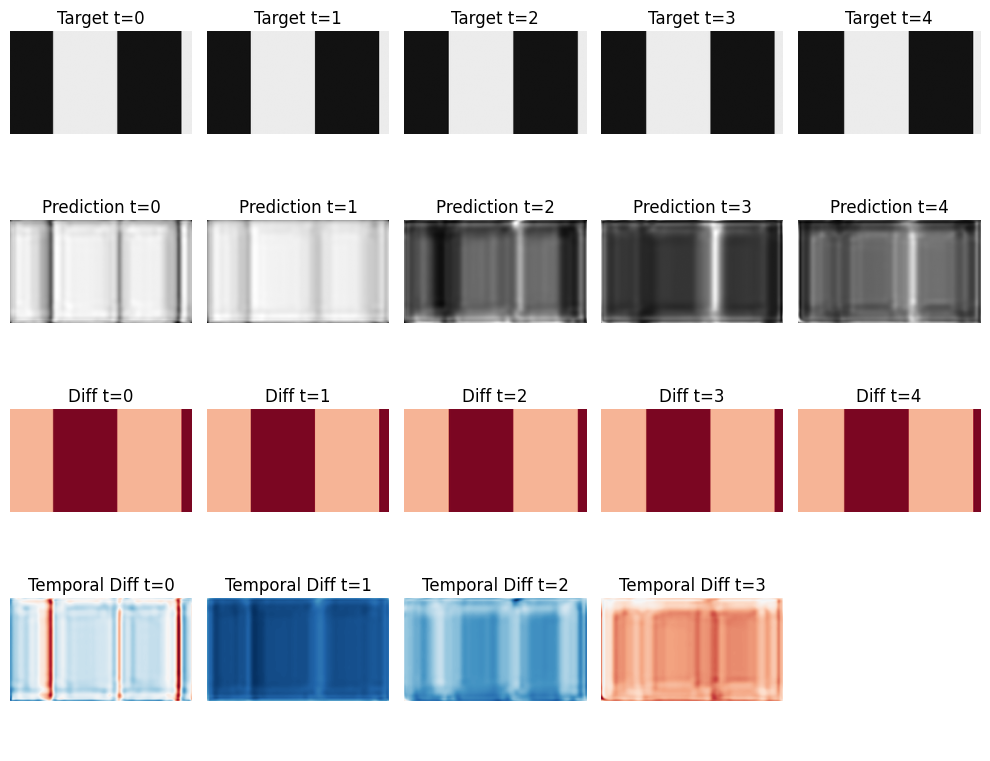
#> input picture fig/sample_0.png, 990 x 761 px
$ python -i crop_input.py   (imports and definitions only)
#> lines starting #> are read from the running program, lines starting #| are printed output that depends on the picture
import cv2
import numpy as np
import matplotlib.pyplot as plt

def segment_and_crop_mp4(
    mp4_path,
    resize=(256, 144),
    diff_threshold=0.15,
    min_clip_length=10,
    crop_length=10,
    save_path="clips_dataset.npz"
):
    """
    Reads an MP4 file (60 fps assumed), downsamples it to ~30 fps using frame
    averaging, segments it into clips by detecting abrupt transitions,
    generates all crops of length `crop_length` from each clip, and saves the result.

    Parameters
    ----------
    mp4_path : str
        Path to the MP4 file.
    resize : tuple
        (width, height) to resize frames.
    diff_threshold : float
        Threshold for normalized mean absolute frame difference to detect cuts.
    min_clip_length : int
        Minimum number of *30 fps* frames for a valid clip.
    crop_length : int
        Length of crops (in *30 fps* frames) to extract from each clip.
    save_path : str
        Path to save the resulting dataset (.npz).
    """
#> called with mp4_path = 'fig/sample_0.png', resize = (256, 144), diff_threshold = 0.15, min_clip_length = 10, crop_length = 10, save_path = 'clips_dataset.npz'
    cap = cv2.VideoCapture(mp4_path)
    frames = []
    diff_frames = []
    counter = 0

    while counter < 1000000:
        # Read the first frame of the pair
        ret1, frame1 = cap.read()
#> frame1 is the input picture: shape (761, 990, 3); mean B, G, R 193.2, 192, 201.4

        # Read the second frame of the pair
        ret2, frame2 = cap.read()

        # Break if we can't read a full pair (or if we hit the counter limit)
        if not ret1 or not ret2:
            break

        # Process the pair
        gray1 = cv2.cvtColor(frame1, cv2.COLOR_BGR2GRAY)
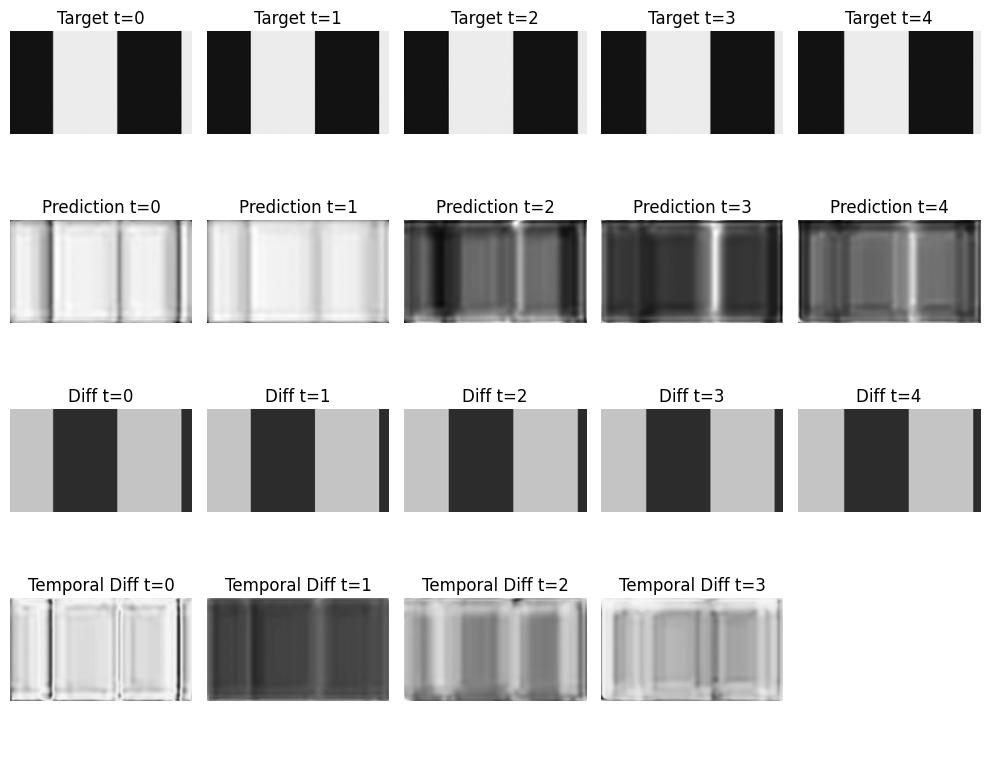
#> gray1: shape (761, 990); min 0, max 255, mean 194.9
        gray2 = cv2.cvtColor(frame2, cv2.COLOR_BGR2GRAY)

        # Compute the average frame (now 30 fps)
        # We use .astype(float) to allow for averaging, then round and cast back to uint8
        #averaged_frame = np.round((gray1.astype(float) + gray2.astype(float)) / 2.0).astype(np.uint8)
        averaged_frame = gray1.astype(np.uint8)

        resized = cv2.resize(averaged_frame, resize)
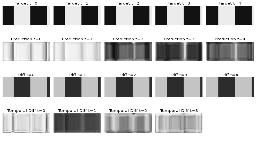
#> resized: shape (144, 256); min 0, max 255, mean 195.1

        # Use variance check on the new averaged frame
        if np.var(resized>0.1): # remove black/gray screen
            frames.append(resized)

            # Also resize for difference calculation (maintaining ~30 fps)
            resized_diff = cv2.resize(averaged_frame, (resize[0]//4, resize[1]//4))
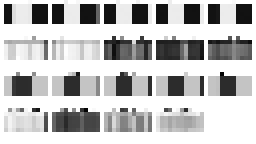
#> resized_diff: shape (36, 64) (shown 4 times larger); min 3, max 255, mean 192.9
            diff_frames.append(resized_diff)

        # Increment counter by 2 frames (since we read a pair)
        counter += 2

    cap.release()
    frames = np.array(frames, dtype="uint8")  # [N/2, H, W] (approx 30 fps)
    diff_frames = np.array(diff_frames, dtype="uint8")

    # The rest of the logic remains the same, operating on the now-30-fps streams

    # Compute normalized frame differences
    diffs = np.mean(np.abs(np.diff(diff_frames, axis=0)), axis=(1,2)) / 255.0  # [N/2 - 1]

    plt.hist(diffs, bins=30)
    plt.savefig("hist.png")
    plt.close()

    # Find cut points (where diff > threshold)
    # The cut indices now refer to the downsampled (30 fps) frames
    cut_indices = np.where(diffs > diff_threshold)[0] + 1  # +1: cut after this frame
    # Add start and end
    boundaries = np.concatenate(([0], cut_indices, [len(frames)]))

    # Extract clips and take all crops (if len(clip) > crop_length)
    clips = []
    for i in range(len(boundaries)-1):
        start, end = boundaries[i], boundaries[i+1]
        clip = frames[start:end]  # [clip_length_30fps, H, W]

        # Original logic: only take clips longer than min_clip_length
        # and then only take the very first crop_length frames
        # if len(clip) < min_clip_length:
        #     continue
        # clips.append(clip[:crop_length])

        # Revised logic for generating *all* crops of length `crop_length`
        # as described in the docstring's implied intent:

        if len(clip) >= min_clip_length:
            # Generate all possible crops of length `crop_length`
            for j in range(0, len(clip) - crop_length + 1, crop_length):
                crop = clip[j:j + crop_length]
                clips.append(crop)


    if not clips:
        # Handle the case where no clips are found
        print(f"Warning: No valid clips of length {min_clip_length} (30 fps) were found.")
        return np.array([], dtype="uint8") # Return an empty array

    clips = np.stack(clips, axis=0)  # [n_crops, crop_length, H, W]
    # Save as compressed npz
    #np.savez_compressed(save_path, clips=clips)
    print(f"Loaded {clips.shape[0]} crops of shape {clips.shape[1:]} to {save_path}")
    return clips

# [8 lines of commented-out code are left out]

>>> result = segment_and_crop_mp4('fig/sample_0.png')

$ run again, on fig/sample_10.png
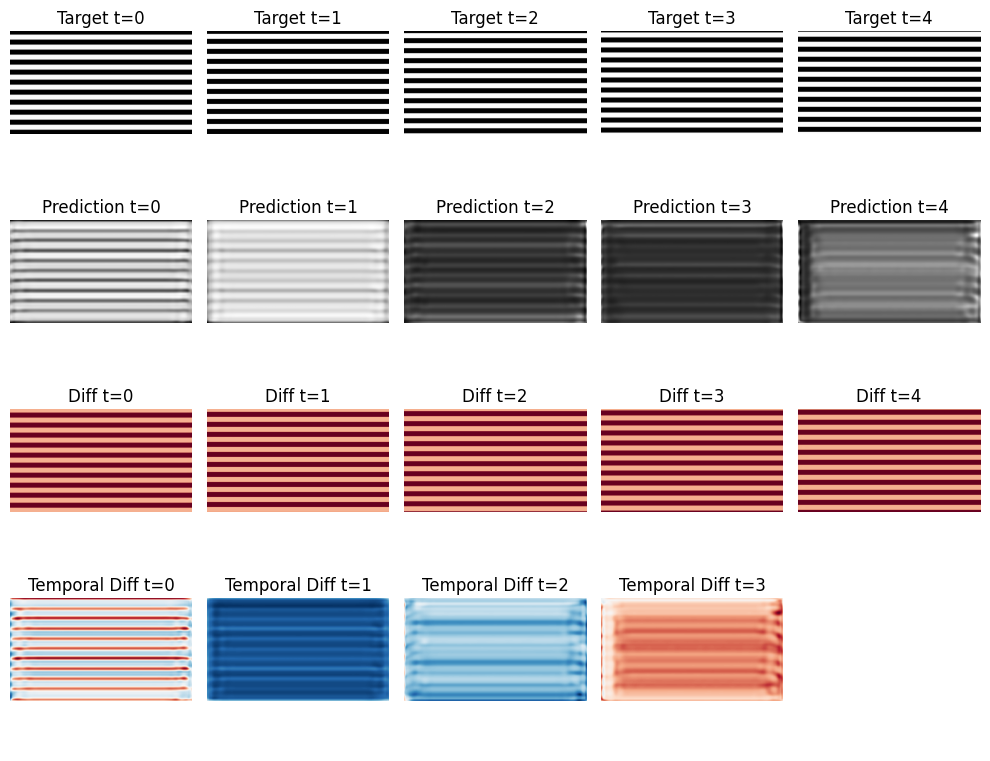
#> input picture fig/sample_10.png, 990 x 761 px
#> in segment_and_crop_mp4, frame1 is the input picture: shape (761, 990, 3); mean B, G, R 190.9, 189.5, 200.2
#> in segment_and_crop_mp4, `resized = cv2.resize(averaged_frame, resize)`:
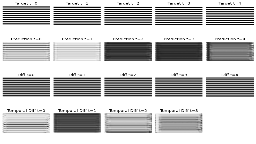
#> resized: shape (144, 256); min 0, max 255, mean 193.3
#> in segment_and_crop_mp4, `resized_diff = cv2.resize(averaged_frame, (resize[0]//4, resize[1]//4))`:
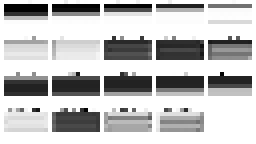
#> resized_diff: shape (36, 64) (shown 4 times larger); min 1, max 255, mean 192.1
